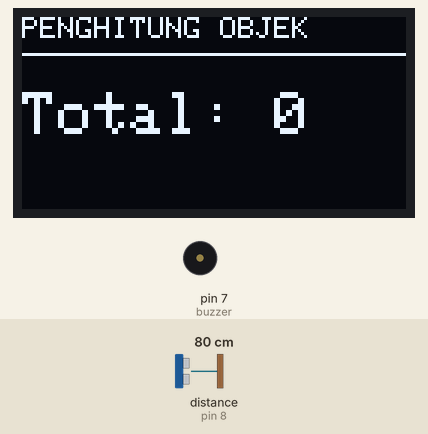
Recording of a sketch running on a simulated Arduino Uno, built with avr-gcc and run on an emulated ATmega328P. On the bench: 128×64 one-colour display, buzzer (waves = sounding, pin HIGH). Wiring (inferred from the names in the program): ultrasonic range finder: trigger pin 9; echo pin 8. The test bench sets the inputs (shaded band); at power-on: distance to the obstacle (sensor on pin 8) 80 cm. The echo pulse lasts 58.3 µs per cm; pins used as bus, display or sensor lines are not drawn.

Above: at 1.2 s.
1.3 s: distance to the obstacle (sensor on pin 8) set to 12 cm
2.8 s: distance to the obstacle (sensor on pin 8) set to 9 cm
At 3.3 s:
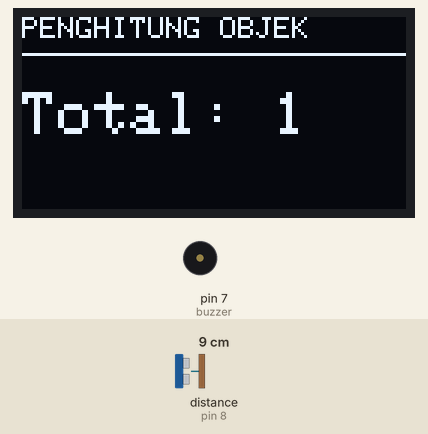
Timing chart, 0 to 5.8 s (numbered marks = the images above; inputs shaded):
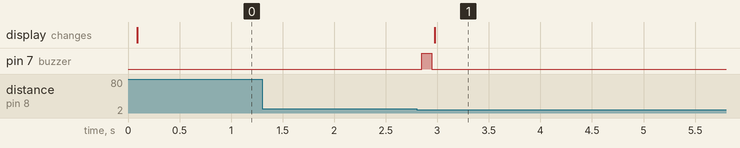

Measured:
- the behaviour switches between 11 and 10 cm on distance to the obstacle (sensor on pin 8) (found by bisection; images 0 and 1)
- after the input at 1.3 s, every drawn part: stays the same
- after the input at 2.8 s, pin 7 (buzzer): LOW → HIGH after 0.05 s, → LOW 0.10 s later; the display: changes after 0.18 s (image 1)

The sketch:

objectcounting.ino
```cpp
#include <Wire.h>
#include <Adafruit_GFX.h>
#include <Adafruit_SSD1306.h>

#define SCREEN_WIDTH 128
#define SCREEN_HEIGHT 64

Adafruit_SSD1306 display(SCREEN_WIDTH, SCREEN_HEIGHT, &Wire, -1);

#define trig 9
#define echo 8
#define buzzer 7 // <-- PIN BUZZER DI PIN D7

long durasi, jarak;
int countObj = 0;
bool terdeteksi = false;

void setup() {
  Serial.begin(9600);

  if(!display.begin(SSD1306_SWITCHCAPVCC, 0x3C)) {
    Serial.println(F("OLED gagal diinisialisasi!"));
    for(;;);
  }

  display.clearDisplay();
  display.display();

  pinMode(trig, OUTPUT);
  pinMode(echo, INPUT);
  pinMode(buzzer, OUTPUT); // <-- Atur pin buzzer sebagai OUTPUT
}

void loop() {
  digitalWrite(trig, LOW);
  delayMicroseconds(2);
  digitalWrite(trig, HIGH);
  delayMicroseconds(10);
  digitalWrite(trig, LOW);

  durasi = pulseIn(echo, HIGH);
  jarak = durasi * 0.034 / 2;

  // Logika saat objek terdeteksi
  if (jarak < 10 && !terdeteksi) {
    countObj++;
    terdeteksi = true;

    // === MODIFIKASI: BUZZER BUNYI ===
    digitalWrite(buzzer, HIGH); // Buzzer menyala
    delay(100);                 // Bunyi selama 0.1 detik
    digitalWrite(buzzer, LOW);  // Buzzer mati kembali
  }

  if (jarak > 15) {
    terdeteksi = false;
  }

  // Tampilan OLED
  display.clearDisplay();
  display.setTextSize(1);
  display.setTextColor(SSD1306_WHITE);
  display.setCursor(0, 0);
  display.println("PENGHITUNG OBJEK");

  display.drawFastHLine(0, 12, 128, SSD1306_WHITE);

  display.setTextSize(2);
  display.setCursor(0, 25);
  display.print("Total: ");
  display.print(countObj);

  display.display();

  delay(50);
}
```
